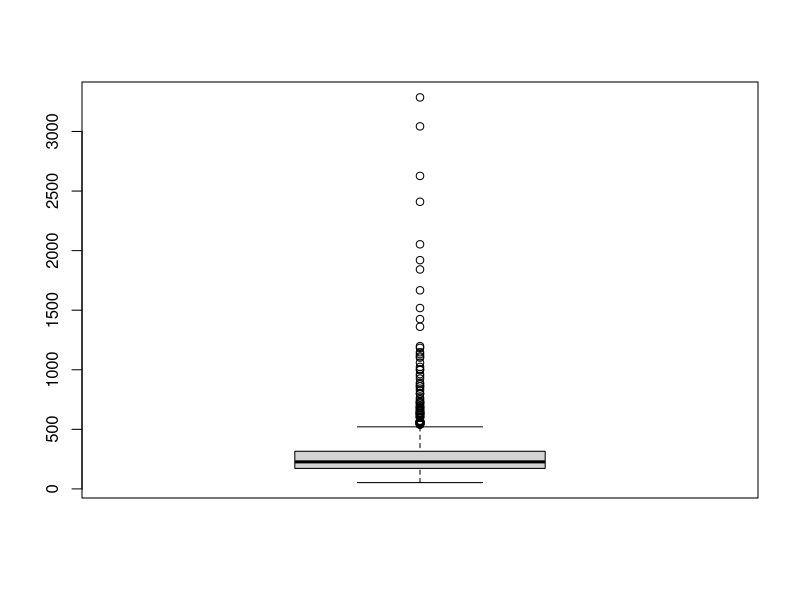
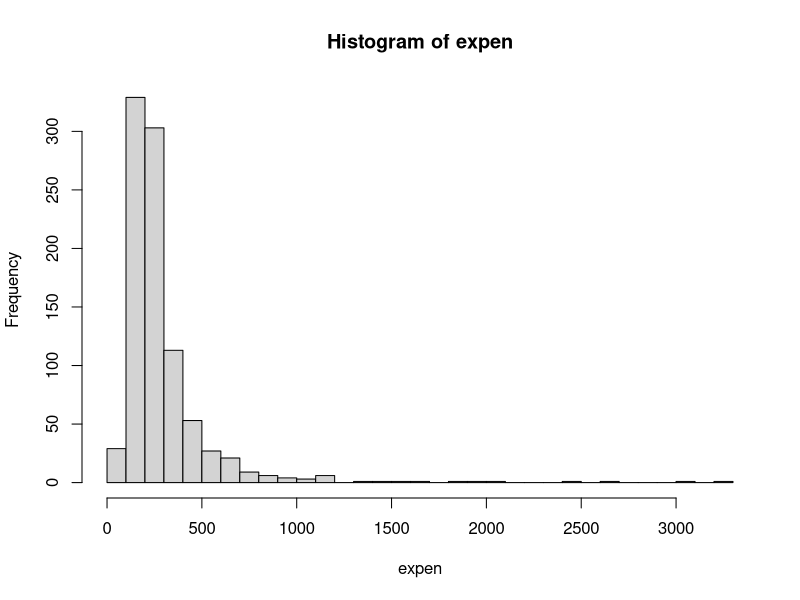
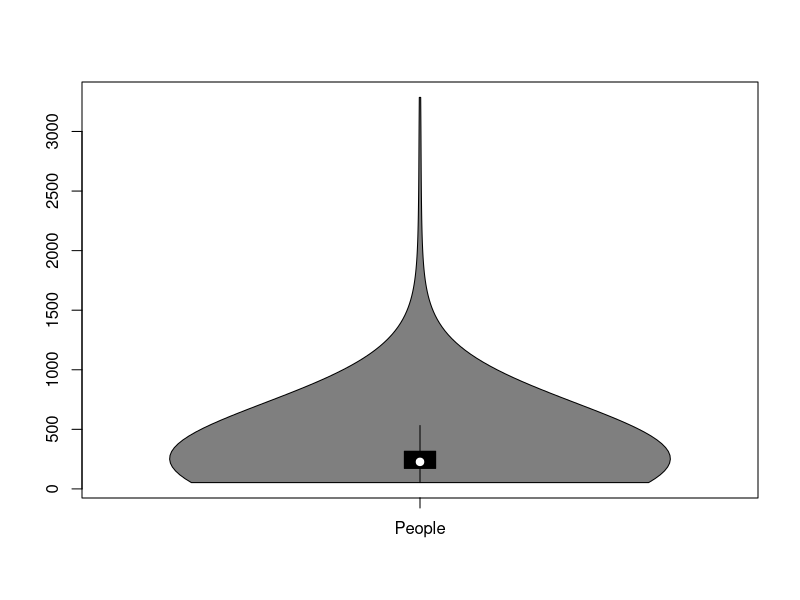
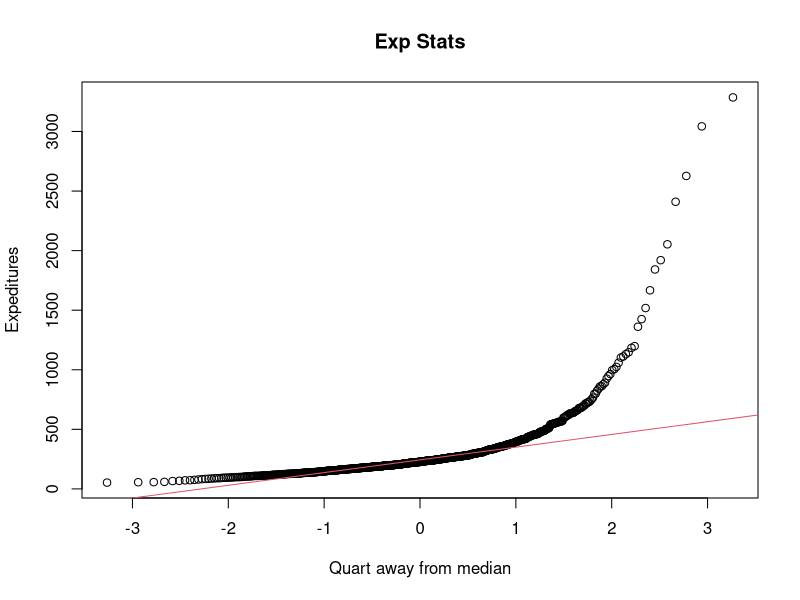

These charts were generated, in order, by the following R code: (Note: this script raises an error after producing the figures.)
# Stat 696: EDA Lab
# Experimenting with EDA using the NY Expenditures data set
# Packages required: MASS, corrplot, car, vioplot, sm (for use with vioplot)
# September 2018

## Preliminaries
# Read in data, remove missing data
ny<-read.table("cs73.dat",header=T); dim(ny)  #  916  11
ny2<-na.omit(ny); dim(ny2) # 914  11
attach(ny2)

##############
# Lab Tasks: 
#   Be prepared to discuss at end of class;
#   you will not hand anything in.
#   Use eda_ClassVersion.R as a reference for code.
##############

## EDA on the response, expenditures

## Task 1: Study a descriptive numerical summary of expen
# What do you find?  (Briefly summarize)
summary(expen)
install.packages("vioplot")
library(vioplot)

## Task 2: Study graphical summaries of expen
# a) boxplot (boxplot)
# b) histogram (hist; consider using the 'breaks' option)
# c) violin plot (vioplot; see eda_ClassVersion.R for code)
# d) Q-Q plot (qqnorm; qqline)
# e) Get in the habit of LABELLING AXES and removing titles!
# f) What do you find?  (Briefly summarize)

boxplot(expen)
hist(expen, breaks = 25)
vioplot(expen, names = "People")
qqnorm(expen, xlab = "Quart away from median", ylab = "Expeditures", main = "Exp Stats")
qqline(expen, col = 2)
#it is right skewed.
## Task 3: Consider a response transformation
# a) Perform a Box-Cox transformation on an intercept only model: boxcox(expen~1); 
#    argue for a log-transformation
# b) Study a histogram with density plot overlay of log-expenditures 
#      (see eda_ClassVersion.R for code)
# c) Perform a violin plot and Q-Q plot of log-expenditures
# d) What do you find?  (Briefly summarize)
# Response Transformation: let's try log-transform
lexpen = log(expen)
boxcox(expen~1)
par(mfrow=c(2,4))
hist(lexpen)
hist(wealth)
hist(pop)
hist(pint)
hist(dens)
hist(income)
hist(growr)
vioplot(lexpen)
dev.off()
## Task 4: EDA for predictors, univariate analysis
# For this lab and EDA, let us consider only log-transformations for all variables.
# Note that in practice, you would scan through a variety of non-linear transformations.
#
# Use scatter plot smooths to study the relationship between log-expenditure and
# a) wealth and log-wealth (see eda_ClassVersion.R for code)
lwealth = log(wealth)
plot(wealth, lexpen)
plot(lwealth, lexpen)
lines(lowess(lwealth,lexpen), col="red")
# b) population and log-population with a cut-point
#   here is code to do (b)
plot(pop, lexpen)  # notice need for a transformation on pop
lpop = log(pop)
plot(lpop, lexpen)
lines(lowess(lpop,lexpen), col="blue")
lines(c(8,8),c(0,6), col="grey", lwd=3)
# c) density and log-density with a cut-point (ammend code from b)
ldens = log(dens)
plot(dens, lexpen)
plot(ldens, lexpen)
lines(lowess(ldens,lexpen), col="red")
lines(c(4.3,4.3),c(0,6), col="green", lwd=3)
## Task 5: Growth rate
# a) Study a histogram of growth rate--can we apply a log-transformation?
hist(growr)
lgro = log(growr)
hist(lgro)
#we can, there's na's though.

# b) Consider a piecewise transformation:
# Use different transformations for growth rates > 0 and for growth rates < 0.
# As long as the joint transformation is monotonic and keeps the zero at 0, we are fine.
# One approach is the transformation t(x), x>0; -t(-x), x<0. 
# Then can apply log-transformation!  
# But have to be careful with x=0 since ln(x)=ln(0) is undefined.  Easy fix: add 0.15.
# Create the piecewise function
lgrowr<-ifelse(growr>0, log(growr+0.15), -log(-growr+0.15))
# c) Study a scatter plot smooth of log-expenditure against this new lgrowr variable 
plot(lgrowr)
lines(lowess(lgrowr), col="red")

# d) In a 2x2 graphic, present the scatter plot smooths from Task 4 (a)-(c), 
#    and then this Task 5 (c) here.

# e) Interpret the four graphics in (d) in terms of the seeming success of the
#    transformations to produce linear relationships with log-expenditures.


## Task 6: Studying relationship between predictors, correlation
# Study and interpret a correlation plot.
# Set up data frame with only the inputs
#install.packages("corrplot")
library(corrplot)
ny2vars = data.frame(expen, wealth, pop, pint, dens, income, growr)
cny2 = cor(ny2vars)
corrplot(cny2)
